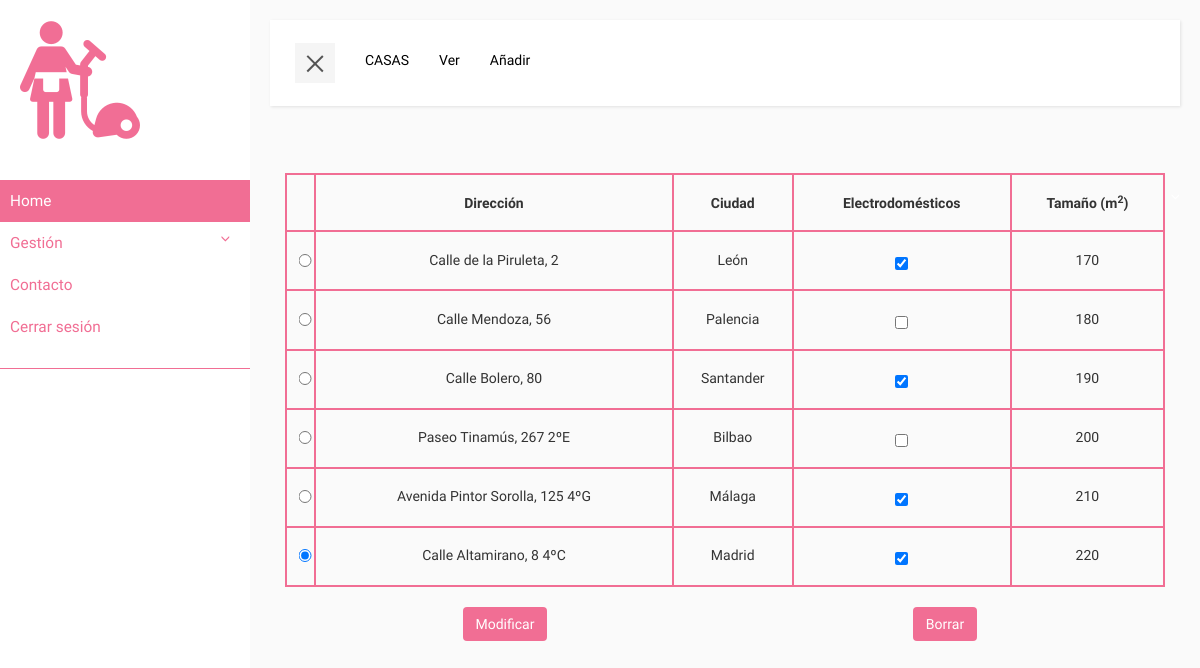
The app's page /ProyectoNetbeans/assets/components/home/view.php?gestion=casas (signed in) with its own data.
### tables this page shows
CREATE TABLE `casa` (
  `P_casa` int(11) NOT NULL,
  `sice` int(4) DEFAULT NULL,
  `direccion` varchar(200) NOT NULL,
  `ciudad` varchar(40) NOT NULL,
  `hasFurniture` tinyint(4) NOT NULL,
  `A_cliente` int(11) NOT NULL
);

### ProyectoNetbeans/assets/components/home/model.php (called while the page is built, shortened)
<?php
require_once './../clases/casa.php';
class modelClass
{
    function verCasas()
    {
        try {
            $opciones = array(PDO::MYSQL_ATTR_INIT_COMMAND => "SET NAMES utf8");
            $conn = new PDO('mysql:host=localhost;dbname=2019p_icarazo', 'root', '', $opciones);
            $conn->setAttribute(PDO::ATTR_ERRMODE, PDO::ERRMODE_EXCEPTION);
        } catch (PDOException $e) {
            echo $e->getCode();
            echo 'Error en la conexión: ' . $e->getMessage();
            exit();
        }
        $stmt = $conn->prepare("SELECT * FROM casa");
        $stmt->execute();
        $casas = array();
        $resultado = $stmt->fetch();
        while ($resultado != null) {
            $casa = new Casa($resultado);
            array_push($casas, $casa);
            $resultado = $stmt->fetch();
        }
        return $casas;
    }
}

### ProyectoNetbeans/assets/components/clases/casa.php (called while the page is built, shortened)
<?php
class Casa{
    private $P_casa;
    private $sice;
    private $direccion;
    private $ciudad;
    private $hasFurniture;
    public function __construct($row) {
        $this->P_casa = $row["P_casa"];
        $this->sice = $row["sice"];
        $this->direccion = $row["direccion"];
        $this->ciudad = $row["ciudad"];
        $this->hasFurniture = $row["hasFurniture"];
    }
    public function getP_casa(){
        return $this->P_casa;
    }
    public function getSice(){
        return $this->sice;
    }
    public function getDireccion(){
        return $this->direccion;
    }
    public function getCiudad(){
        return $this->ciudad;
    }
    public function getHasFurniture(){
        return $this->hasFurniture;
    }
}

### ProyectoNetbeans/assets/components/home/controller-casas.php (the view, shortened to what this page needs)
<?php
function tablaVistaCasas(){
    $tablaHTML= "<div id='tablaVista' class='container-fluid'>
    <form method='POST' action='?casa=modificar'>
        <table class='col-md-12 table table-bordered table-hover table-responsive'>
            <thead>
                <tr>
                    <th>&nbsp;&nbsp;&nbsp;&nbsp;</th>
                    <th class='text-center'>Dirección</th>
                    <th class='text-center'>Ciudad</th>
                    <th class='text-center'>Electrodomésticos</th>
                    <th class='text-center'>Tamaño (m<sup>2</sup>)</th>
                </tr>
            </thead>
            <tbody>";
            $model = new modelClass();
            $casas = $model->verCasas();
            foreach ($casas as $value) {
                $tablaHTML.= "
                <tr>
                    <td>
                        <input class='radio' type='radio' value='" . $value->getP_casa() . "' name='btnRadioCasa' checked>
                    </td>
                    <td class='text-center'>" . $value->getDireccion() . "</td>
                    <td class='text-center'>" . $value->getCiudad() . "</td>
                    <td class='text-center'>
                        ";
                        if ($value->getHasFurniture() == 1)
                        {
                            $tablaHTML.= "<input type='checkbox' class='checkbox checkbox-inline' name='btncheck' checked onclick='return false;'>";
                        }
                        else{
                            $tablaHTML.= "<input type='checkbox' class='checkbox checkbox-inline' name='btncheck' onclick='return false;'>";
                        }
                        $tablaHTML.="
                    </td>
                    <td class='text-center'>" . $value->getSice() . "</td>
                </tr>"; } $tablaHTML.= "</tbody>
        </table>
        <div class='col-md-6'>
                <button id='modificarCasa' name='modificarCasa' type='submit' class='btn estilo-btn modBorr center-block'>Modificar</button>
        </div>
    </form>
    <div class='col-md-6'>
        <form method='POST' action='?casa=ver'>
            <button id='borrarCasa' name='borrarCasa' type='submit' class='btn estilo-btn modBorr center-block'>Borrar</button>
        </form>
    </div>
    </div>";
return $tablaHTML;
}
function formShowCasas(){
    $contenido = "" .
    tablaVistaCasas()
     . "";
    return $contenido;
}
function menuCasas($tipoGestion){
    $contenido = "<div class='col-md-12 collapse navbar-collapse' id='bs-example-navbar-collapse-1'>
    <ul class='nav navbar-nav navbar-right'>
        <li><a>". strtoupper($tipoGestion) ."</a></li>
        <li><a href='?casa=ver'>Ver</a></li>
        <li><a href='?casa=anadir'>Añadir</a></li>
        <!--<li><a href='?casa=casa-cliente'>Casa-Cliente</a></li>
        <li><a href='?casa=modificar'>Modificar</a></li>-->
    </ul>
</div>
</div>
</nav>";
    return $contenido;
}

### ProyectoNetbeans/assets/css/home.css (style rules this page uses)
* { font-family: 'Cousine'; }
body { background: #fafafa; }
a, a:hover, a:focus { color: inherit; text-decoration: none; transition: all 0.3s; }
.navbar-default .navbar-nav>li>a { color: black; }
@media (min-width: 769px) { #tablaVista { padding-top: 3%; } }
@media (min-width: 769px) { #tablaVista th, #tablaVista td { padding: 2%; } }
.estilo-btn { background-color: #f16e94 !important; color: #fff; }
#tablaVista table, #tablaVista th, #tablaVista td { border: 2px solid #f16e94; }
.radio { display: inline-block; left: 50%; transform: translateX(-50%); }

### records on screen
casa: direccion "Calle de la Piruleta, 2", ciudad "León", sice "170"
casa: direccion "Calle Mendoza, 56", ciudad "Palencia", sice "180"
casa: direccion "Calle Bolero, 80", ciudad "Santander", sice "190"
casa: direccion "Paseo Tinamús, 267 2ºE", ciudad "Bilbao", sice "200"
casa: direccion "Avenida Pintor Sorolla, 125 4ºG", ciudad "Málaga", sice "210"
casa: direccion "Calle Altamirano, 8 4ºC", ciudad "Madrid", sice "220"

### other values on screen
$tipoGestion "CASAS"
